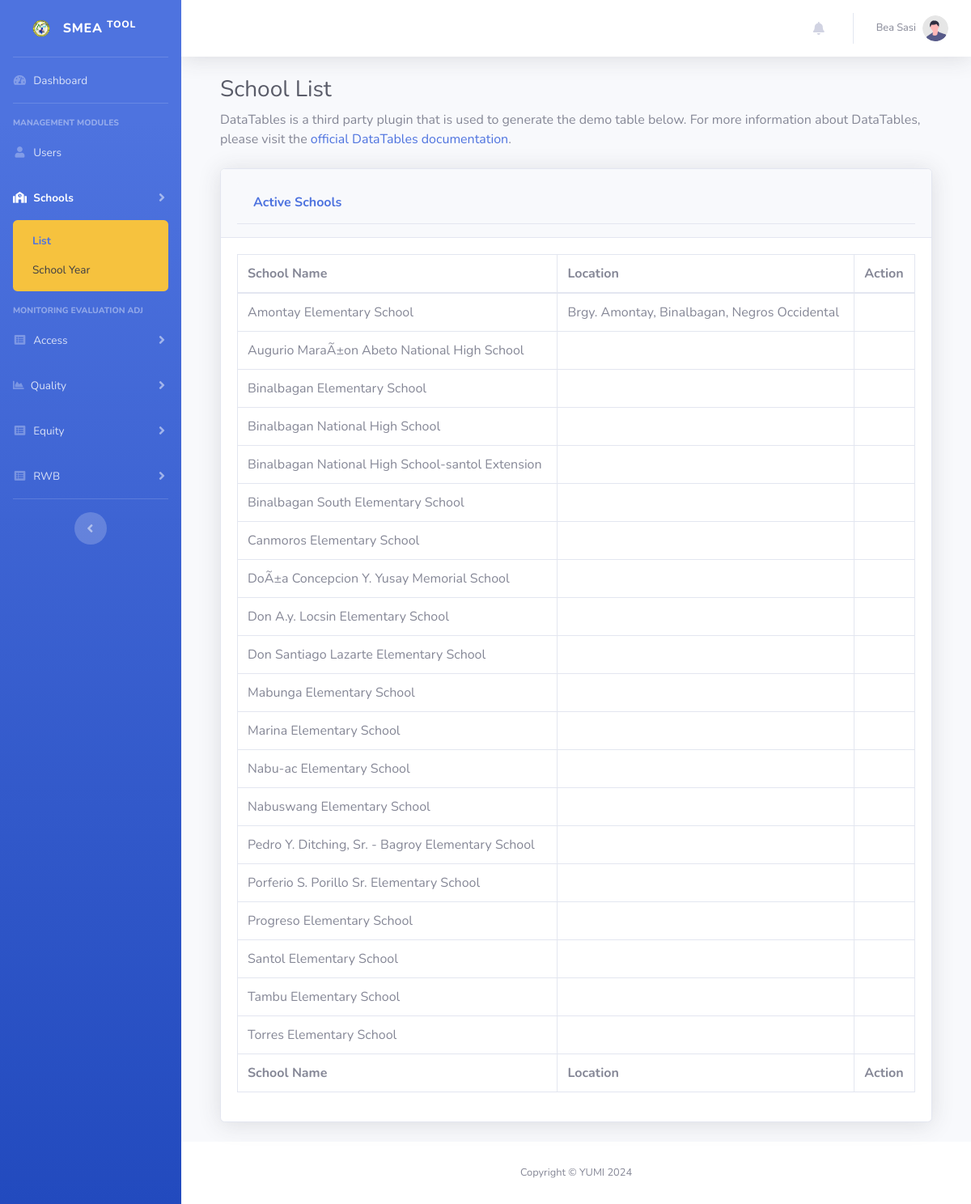
The app's page /school-list.php (signed in), older data.
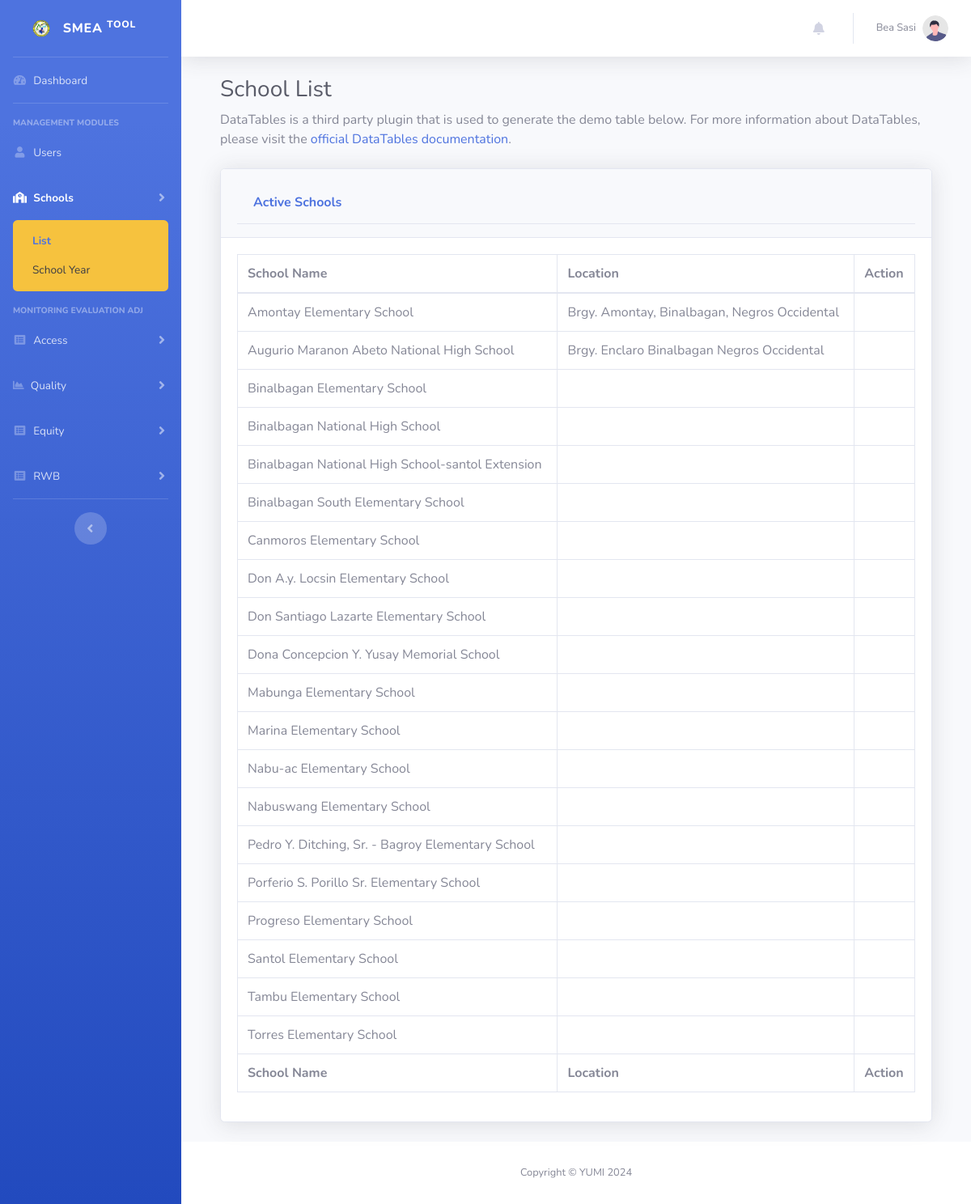
The same page, newer data.
### tables this page shows
CREATE TABLE IF NOT EXISTS `schools` (
  `id` int NOT NULL AUTO_INCREMENT,
  `name` text NOT NULL,
  `address` text,
  `updated_at` timestamp NULL DEFAULT CURRENT_TIMESTAMP ON UPDATE CURRENT_TIMESTAMP,
  `created_at` timestamp NULL DEFAULT CURRENT_TIMESTAMP,
  PRIMARY KEY (`id`)
);

### school-list.php (the view, shortened to what this page needs)
<?php
require_once "connection/db.php";
include_once('header.php');
$sql = "SELECT * FROM schools ORDER BY name ASC";
$schoolResult = $conn->query($sql);
?>
<body id="page-top">
    <div id="wrapper">
        <?php include_once "sidebar.php"; ?>
        <div id="content-wrapper" class="d-flex flex-column">
            <div id="content">
                <?php include_once "navbar.php"?>
                <div class="container-fluid">
                    <div class="container-fluid">
                    <h1 class="h3 mb-2 text-gray-800">School List</h1>
                    <p class="mb-4">DataTables is a third party plugin that is used to generate the demo table below.
                        For more information about DataTables, please visit the <a target="_blank"
                            href="https://datatables.net">official DataTables documentation</a>.</p>
                    <div class="card shadow mb-4">
                        <div class="card-header py-3">
                            <div class="card-header py-3 d-flex justify-content-between align-items-center">
                                <h6 class="m-0 font-weight-bold text-primary">Active Schools</h6>
                            </div>
                        </div>
                        <div class="card-body">
                            <div class="table-responsive">
                                <table class="table table-bordered" id="dataTable" width="100%" cellspacing="0">
                                    <thead>
                                        <tr>
                                            <th>School Name</th>
                                            <th>Location</th>
                                            <th>Action</th>
                                        </tr>
                                    </thead>
                                    <tfoot>
                                        <tr>
                                            <th>School Name</th>
                                            <th>Location</th>
                                            <th>Action</th>
                                        </tr>
                                    </tfoot>
                                    <tbody>
                                        <?php
                                            if ($schoolResult->num_rows > 0) {
                                                while($row = $schoolResult->fetch_assoc()) {
                                                    echo "
                                                        <tr>
                                                            <td>".$row["name"]."</td>
                                                            <td>".$row["address"]."</td>
                                                            <td>";
                                                    echo " </td>
                                                        </tr>
                                                    ";
                                                }
                                            }
                                        ?>
                                    </tbody>
                                </table>
                            </div>
                        </div>
                    </div>
                </div>
            </div>
            <footer class="sticky-footer bg-white">
                <div class="container my-auto">
                    <div class="copyright text-center my-auto">
                        <span>Copyright &copy; YUMI 2024</span>
                    </div>
                </div>
            </footer>
        </div>
    </div>
</body>
</html>

Row changes from the older to the newer data that the page shows:
changed schools: name "Augurio MaraÃ±on Abeto National High School" → "Augurio Maranon Abeto National High School"; address (not shown) → "Brgy. Enclaro Binalbagan Negros Occidental"
changed schools: name "DoÃ±a Concepcion Y. Yusay Memorial School" → "Dona Concepcion Y. Yusay Memorial School"; moves down the list
